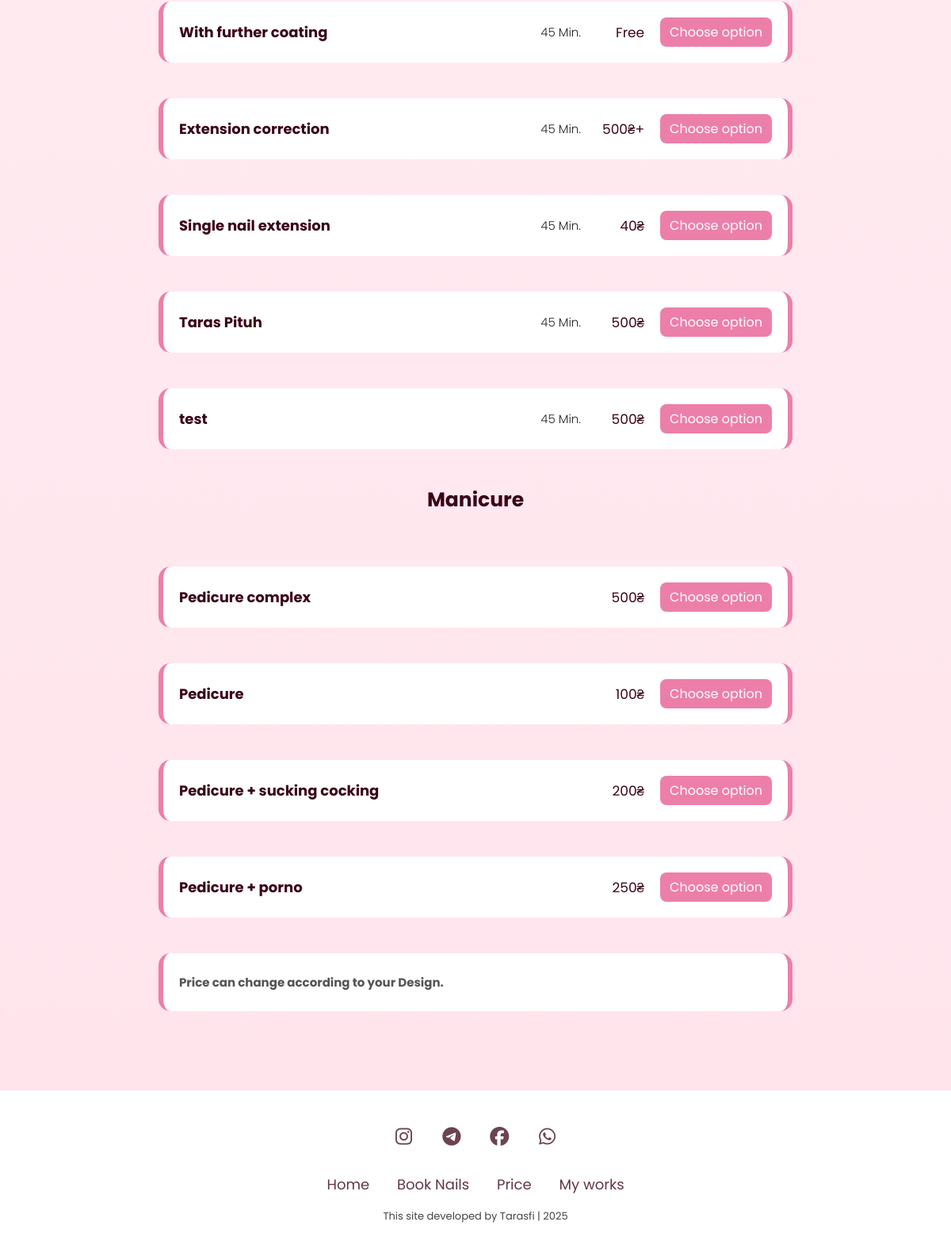
Before: /booking_page (lower part) with the older database file.
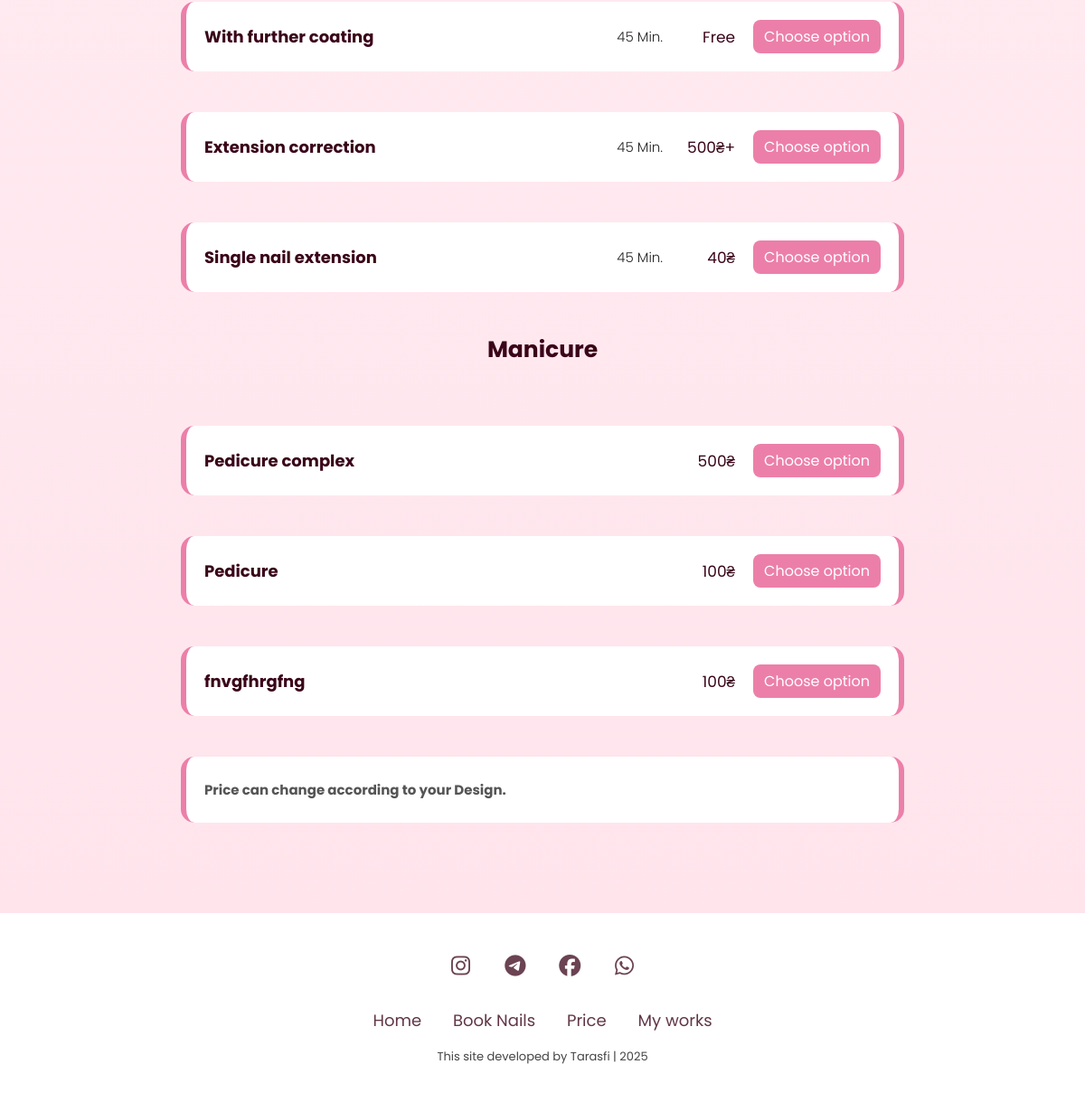
After: the same page with the newer database file.
### app/price.py (models this page shows)
class Price(db.Model):
    id: Mapped[int] = mapped_column(Integer, primary_key=True)
    title: Mapped[str] = mapped_column(String(250), unique=True, nullable=False)
    description: Mapped[str] = mapped_column(String(250), nullable=True)
    price: Mapped[str] = mapped_column(String(250), nullable=True)
    service_type: Mapped[str] = mapped_column(String(250), nullable=True)

### app/main.py (the view)
@app.route("/booking_page", methods=['POST', 'GET'])
def book_nails():
    result = db.session.execute(db.select(Price))
    prices = result.scalars().all()
    return render_template("booking/booking_page.html", prices=prices)

### app/templates/booking/booking_page.html
{% extends "base.html" %}
{% block content %}
{% include "pricing/pricing.html" %}
{% include "partials/footer.html" %}
{% endblock %}

### app/templates/pricing/pricing.html (shortened to what this page needs)
<section class="price" id="price_nav">
  <div class="price-container">
    {% for price in prices %}
    {% if price.service_type == "Manicure" %}
    <div class="price-item">
      <div class="price-text">
        <h3>{{ price.title }}</h3>
      </div>
      <div class="price-btn">
        <span class="time">45 Min.</span>
        <span class="value">{{ price.price }}</span>
        <a href="https://www.w3schools.com/tags/tag_button.asp" class="choose_option_button">Choose option</a>
      </div>
    </div>
    {% endif %}
    {% endfor %}
    <h2>Manicure</h2>
        {% for price in prices %}
        {% if price.service_type == "Pedicure" %}
    <div class="price-item">
      <div class="price-text">
        <h3>{{ price.title }}</h3>
      </div>
      <div class="price-btn">
        <span class="value">{{ price.price }}</span>
        <a class="choose_option_button">Choose option</a>
      </div>
    </div>
    {% endif %}
    {% endfor %}
    <div class="price-item">
      <div class="price-text">
        <p><strong>Price can change according to your Design.</strong></p>
      </div>
    </div>
  </div>
</section>

Changed rows visible on the page:
removed Price: title "Taras Pituh", price "500₴"
removed Price: title "test", price "500₴"
removed Price: title "Pedicure + porno", price "250₴", shown under "Manicure"
changed Price: title "Pedicure + sucking cocking" → "fnvgfhrgfng"; price "200₴" → "100₴"
